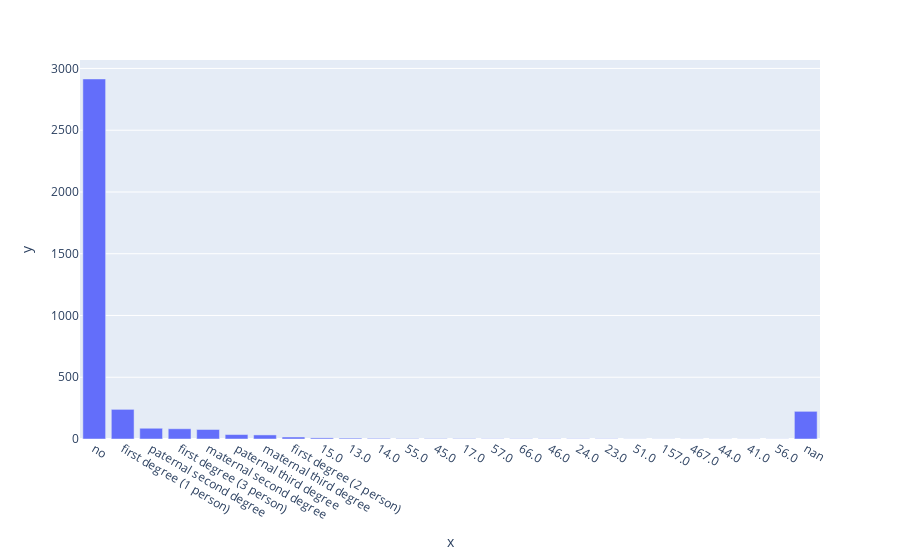

The notebook cell this image was saved under:
### Code cell
# plot bar chart of Family column (x values, y counts)
stats = df[col_name].value_counts().to_dict()
stats = {str(k): v for k, v in stats.items()}
stats['nan'] = df[col_name].isna().sum()
fig = px.bar(x=list(stats.keys()), y=list(stats.values()))
fig.show()

### Figure 1 — Plotly figure (JSON) as saved in the notebook; plotly's stock layout.template omitted (floating-point values rounded to 4 significant figures)
{"data": [{"alignmentgroup": "True", "hovertemplate": "x=%{x}<br>y=%{y}<extra></extra>", "legendgroup": "", "marker": {"color": "#636efa", "pattern": {"shape": ""}}, "name": "", "offsetgroup": "", "orientation": "v", "showlegend": false, "textposition": "auto", "type": "bar", "x": ["no", "first degree (1 person)", "paternal second degree", "first degree (3 person)", "maternal second degree", "paternal third degree", "maternal third degree", "first degree (2 person)", "15.0", "13.0", "14.0", "55.0", "45.0", "17.0", "57.0", "66.0", "46.0", "24.0", "23.0", "51.0", "157.0", "467.0", "44.0", "41.0", "56.0", "nan"], "xaxis": "x", "y": [2915, 240, 87, 83, 77, 36, 33, 16, 9, 7, 5, 3, 3, 3, 2, 2, 2, 2, 2, 1, 1, 1, 1, 1, 1, 224], "yaxis": "y"}], "layout": {"barmode": "relative", "legend": {"tracegroupgap": 0}, "margin": {"t": 60}, "xaxis": {"anchor": "y", "domain": [0, 1], "title": {"text": "x"}}, "yaxis": {"anchor": "x", "domain": [0, 1], "title": {"text": "y"}}}}
